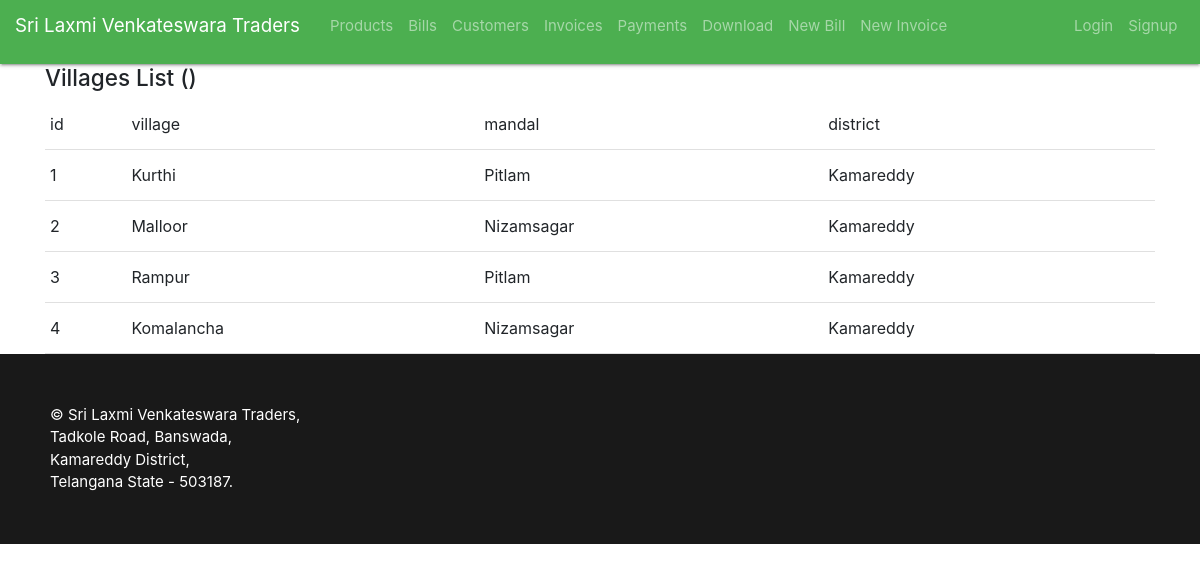
The page /villages/ on the database its author committed.
### home/models.py (models this page shows, shortened)
class Village(models.Model):
    village = models.CharField(max_length=64)
    mandal = models.CharField(max_length=64)
    district = models.CharField(max_length=64)

### home/views.py (the view)
# urls.py: path('villages/',views.village_list,name='villages'),
def village_list(request):
    return model_list(request,Village,"Village")

### home/views.py (called while the page is built)
def model_list(request,model,model_name):
    obj_fields = []
    for obj in model.objects.all():
        obj_fields.append(dict((field.name, field.value_to_string(obj)) for field in obj._meta.fields))#{'Village','Mandal','District'}
    context = {
        "object_name": model_name,
        "object_fields": obj_fields,
    }
    if len(obj_fields) > 0:
        context["fields"] = [field for field in obj_fields[0].keys()]#['id','Village','Mandal','District'],
    return render(request,'home/model_list.html',context)

### home/templates/home/model_list.html
{% extends 'home/list.html' %}
{% block content %}
    <h4>{{ object_name }}s List ({{ page_obj.paginator.count }})</h4>
    {% if object_fields %}
    <table>
        <tr>
            {% for field in fields %}
                <td>{{ field }}</td>
            {% endfor %}
        </tr>
        {% for obj in object_fields %}
        <tr>
            {% for field, value in obj.items %}
                <td>{{ value }}</td>
            {% endfor %}
        </tr>
        {% endfor %}
    </table>
    {% else %}
        No Village is created till now.
    {% endif %}
{% endblock %}

### rows shown on the page
Village: obj "Kurthi" "Pitlam" "Kamareddy"
Village: obj "Malloor" "Nizamsagar" "Kamareddy"
Village: obj "Rampur" "Pitlam" "Kamareddy"
Village: obj "Komalancha" "Nizamsagar" "Kamareddy"

### other values the page prints
{{ object_name }} "Village"
{{ field }} "id" "village" "mandal" "district"
{{ value }} "1" "2" "3" "4"
